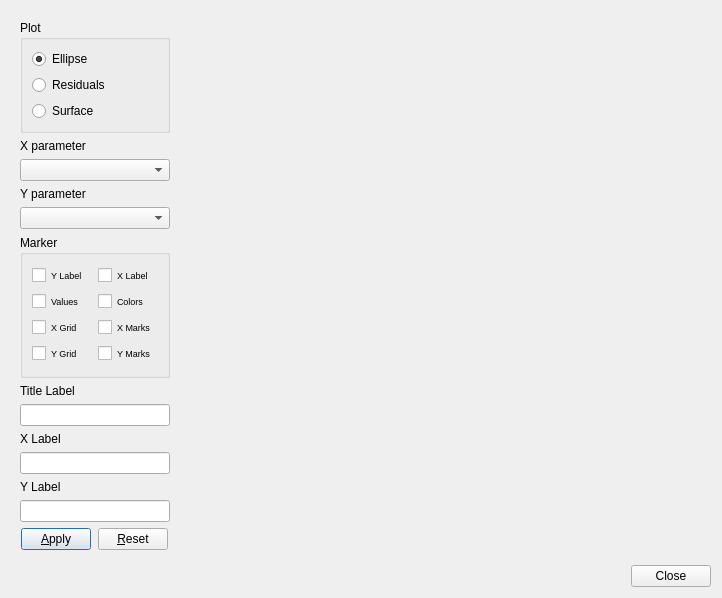
<?xml version="1.0" encoding="UTF-8"?>
<ui version="4.0">
 <class>Dialog</class>
 <widget class="QDialog" name="Dialog">
  <property name="geometry">
   <rect>
    <x>0</x>
    <y>0</y>
    <width>722</width>
    <height>598</height>
   </rect>
  </property>
  <property name="windowTitle">
   <string>Fitting Plot</string>
  </property>
  <layout class="QVBoxLayout" name="verticalLayout_4">
   <item>
    <widget class="QWidget" name="centralwidget" native="true">
     <layout class="QHBoxLayout" name="horizontalLayout_2">
      <item>
       <layout class="QVBoxLayout" name="verticalLayout_3">
        <item>
         <widget class="QGroupBox" name="PgroupBox">
          <property name="sizePolicy">
           <sizepolicy hsizetype="Fixed" vsizetype="Preferred">
            <horstretch>0</horstretch>
            <verstretch>0</verstretch>
           </sizepolicy>
          </property>
          <property name="minimumSize">
           <size>
            <width>150</width>
            <height>0</height>
           </size>
          </property>
          <property name="maximumSize">
           <size>
            <width>150</width>
            <height>16777215</height>
           </size>
          </property>
          <property name="title">
           <string>Plot</string>
          </property>
          <layout class="QVBoxLayout" name="verticalLayout_2">
           <item>
            <layout class="QVBoxLayout" name="verticalLayout_6">
             <item>
              <widget class="QRadioButton" name="ellradioButton">
               <property name="text">
                <string>Ellipse</string>
               </property>
               <property name="checked">
                <bool>true</bool>
               </property>
              </widget>
             </item>
             <item>
              <widget class="QRadioButton" name="resradioButton">
               <property name="text">
                <string>Residuals</string>
               </property>
              </widget>
             </item>
             <item>
              <widget class="QRadioButton" name="surradioButton">
               <property name="text">
                <string>Surface</string>
               </property>
              </widget>
             </item>
            </layout>
           </item>
          </layout>
         </widget>
        </item>
        <item>
         <widget class="QLabel" name="label_4">
          <property name="text">
           <string>X parameter</string>
          </property>
         </widget>
        </item>
        <item>
         <widget class="QComboBox" name="XcomboBox"/>
        </item>
        <item>
         <widget class="QLabel" name="Ylabel">
          <property name="text">
           <string>Y parameter</string>
          </property>
         </widget>
        </item>
        <item>
         <widget class="QComboBox" name="YcomboBox"/>
        </item>
        <item>
         <widget class="QGroupBox" name="MarkergroupBox">
          <property name="sizePolicy">
           <sizepolicy hsizetype="Fixed" vsizetype="Expanding">
            <horstretch>0</horstretch>
            <verstretch>0</verstretch>
           </sizepolicy>
          </property>
          <property name="minimumSize">
           <size>
            <width>150</width>
            <height>0</height>
           </size>
          </property>
          <property name="maximumSize">
           <size>
            <width>150</width>
            <height>16777215</height>
           </size>
          </property>
          <property name="title">
           <string>Marker</string>
          </property>
          <layout class="QGridLayout" name="gridLayout">
           <item row="0" column="0">
            <layout class="QHBoxLayout" name="horizontalLayout_4">
             <item>
              <widget class="QCheckBox" name="YcheckBox">
               <property name="font">
                <font>
                 <pointsize>7</pointsize>
                </font>
               </property>
               <property name="text">
                <string>Y Label</string>
               </property>
              </widget>
             </item>
             <item>
              <widget class="QCheckBox" name="XcheckBox">
               <property name="font">
                <font>
                 <pointsize>7</pointsize>
                </font>
               </property>
               <property name="text">
                <string>X Label</string>
               </property>
              </widget>
             </item>
            </layout>
           </item>
           <item row="1" column="0">
            <layout class="QHBoxLayout" name="horizontalLayout_6">
             <item>
              <widget class="QCheckBox" name="VcheckBox">
               <property name="font">
                <font>
                 <pointsize>7</pointsize>
                </font>
               </property>
               <property name="text">
                <string>Values</string>
               </property>
              </widget>
             </item>
             <item>
              <widget class="QCheckBox" name="CcheckBox">
               <property name="font">
                <font>
                 <pointsize>7</pointsize>
                </font>
               </property>
               <property name="text">
                <string>Colors</string>
               </property>
              </widget>
             </item>
            </layout>
           </item>
           <item row="2" column="0">
            <layout class="QHBoxLayout" name="horizontalLayout_7">
             <item>
              <widget class="QCheckBox" name="XGcheckBox">
               <property name="font">
                <font>
                 <pointsize>7</pointsize>
                </font>
               </property>
               <property name="text">
                <string>X Grid</string>
               </property>
              </widget>
             </item>
             <item>
              <widget class="QCheckBox" name="XMcheckBox">
               <property name="font">
                <font>
                 <pointsize>7</pointsize>
                </font>
               </property>
               <property name="text">
                <string>X Marks</string>
               </property>
              </widget>
             </item>
            </layout>
           </item>
           <item row="3" column="0">
            <layout class="QHBoxLayout" name="horizontalLayout_9">
             <item>
              <widget class="QCheckBox" name="YGcheckBox">
               <property name="font">
                <font>
                 <pointsize>7</pointsize>
                </font>
               </property>
               <property name="text">
                <string>Y Grid</string>
               </property>
              </widget>
             </item>
             <item>
              <widget class="QCheckBox" name="YMcheckBox">
               <property name="font">
                <font>
                 <pointsize>7</pointsize>
                </font>
               </property>
               <property name="text">
                <string>Y Marks</string>
               </property>
              </widget>
             </item>
            </layout>
           </item>
          </layout>
         </widget>
        </item>
        <item>
         <layout class="QVBoxLayout" name="verticalLayout">
          <item>
           <widget class="QLabel" name="label_7">
            <property name="text">
             <string>Title Label</string>
            </property>
           </widget>
          </item>
          <item>
           <widget class="QLineEdit" name="TlineEdit">
            <property name="sizePolicy">
             <sizepolicy hsizetype="Fixed" vsizetype="Fixed">
              <horstretch>0</horstretch>
              <verstretch>0</verstretch>
             </sizepolicy>
            </property>
            <property name="minimumSize">
             <size>
              <width>150</width>
              <height>0</height>
             </size>
            </property>
            <property name="maximumSize">
             <size>
              <width>150</width>
              <height>16777215</height>
             </size>
            </property>
           </widget>
          </item>
          <item>
           <widget class="QLabel" name="label_8">
            <property name="text">
             <string>X Label</string>
            </property>
           </widget>
          </item>
          <item>
           <widget class="QLineEdit" name="XlineEdit">
            <property name="sizePolicy">
             <sizepolicy hsizetype="Fixed" vsizetype="Fixed">
              <horstretch>0</horstretch>
              <verstretch>0</verstretch>
             </sizepolicy>
            </property>
            <property name="minimumSize">
             <size>
              <width>150</width>
              <height>0</height>
             </size>
            </property>
            <property name="maximumSize">
             <size>
              <width>150</width>
              <height>16777215</height>
             </size>
            </property>
           </widget>
          </item>
          <item>
           <widget class="QLabel" name="label_9">
            <property name="text">
             <string>Y Label</string>
            </property>
           </widget>
          </item>
          <item>
           <widget class="QLineEdit" name="YlineEdit">
            <property name="sizePolicy">
             <sizepolicy hsizetype="Fixed" vsizetype="Fixed">
              <horstretch>0</horstretch>
              <verstretch>0</verstretch>
             </sizepolicy>
            </property>
            <property name="minimumSize">
             <size>
              <width>150</width>
              <height>0</height>
             </size>
            </property>
            <property name="maximumSize">
             <size>
              <width>150</width>
              <height>16777215</height>
             </size>
            </property>
           </widget>
          </item>
         </layout>
        </item>
        <item>
         <layout class="QHBoxLayout" name="horizontalLayout_8">
          <item>
           <widget class="QPushButton" name="ApplyButton">
            <property name="sizePolicy">
             <sizepolicy hsizetype="Fixed" vsizetype="Fixed">
              <horstretch>0</horstretch>
              <verstretch>0</verstretch>
             </sizepolicy>
            </property>
            <property name="maximumSize">
             <size>
              <width>70</width>
              <height>16777215</height>
             </size>
            </property>
            <property name="text">
             <string>&amp;Apply</string>
            </property>
           </widget>
          </item>
          <item>
           <widget class="QPushButton" name="ResetButton">
            <property name="sizePolicy">
             <sizepolicy hsizetype="Fixed" vsizetype="Fixed">
              <horstretch>0</horstretch>
              <verstretch>0</verstretch>
             </sizepolicy>
            </property>
            <property name="maximumSize">
             <size>
              <width>70</width>
              <height>16777215</height>
             </size>
            </property>
            <property name="text">
             <string>&amp;Reset</string>
            </property>
           </widget>
          </item>
         </layout>
        </item>
       </layout>
      </item>
      <item>
       <widget class="QWidget" name="mplwindow" native="true">
        <property name="sizePolicy">
         <sizepolicy hsizetype="Expanding" vsizetype="Expanding">
          <horstretch>0</horstretch>
          <verstretch>0</verstretch>
         </sizepolicy>
        </property>
        <property name="minimumSize">
         <size>
          <width>0</width>
          <height>0</height>
         </size>
        </property>
        <layout class="QVBoxLayout" name="mplvl"/>
       </widget>
      </item>
     </layout>
    </widget>
   </item>
   <item>
    <layout class="QHBoxLayout" name="horizontalLayout">
     <item>
      <spacer name="horizontalSpacer">
       <property name="orientation">
        <enum>Qt::Horizontal</enum>
       </property>
       <property name="sizeHint" stdset="0">
        <size>
         <width>40</width>
         <height>20</height>
        </size>
       </property>
      </spacer>
     </item>
     <item>
      <widget class="QPushButton" name="pushButton">
       <property name="text">
        <string>Close</string>
       </property>
      </widget>
     </item>
    </layout>
   </item>
  </layout>
 </widget>
 <resources/>
 <connections>
  <connection>
   <sender>pushButton</sender>
   <signal>clicked()</signal>
   <receiver>Dialog</receiver>
   <slot>accept()</slot>
   <hints>
    <hint type="sourcelabel">
     <x>561</x>
     <y>410</y>
    </hint>
    <hint type="destinationlabel">
     <x>469</x>
     <y>425</y>
    </hint>
   </hints>
  </connection>
 </connections>
</ui>
